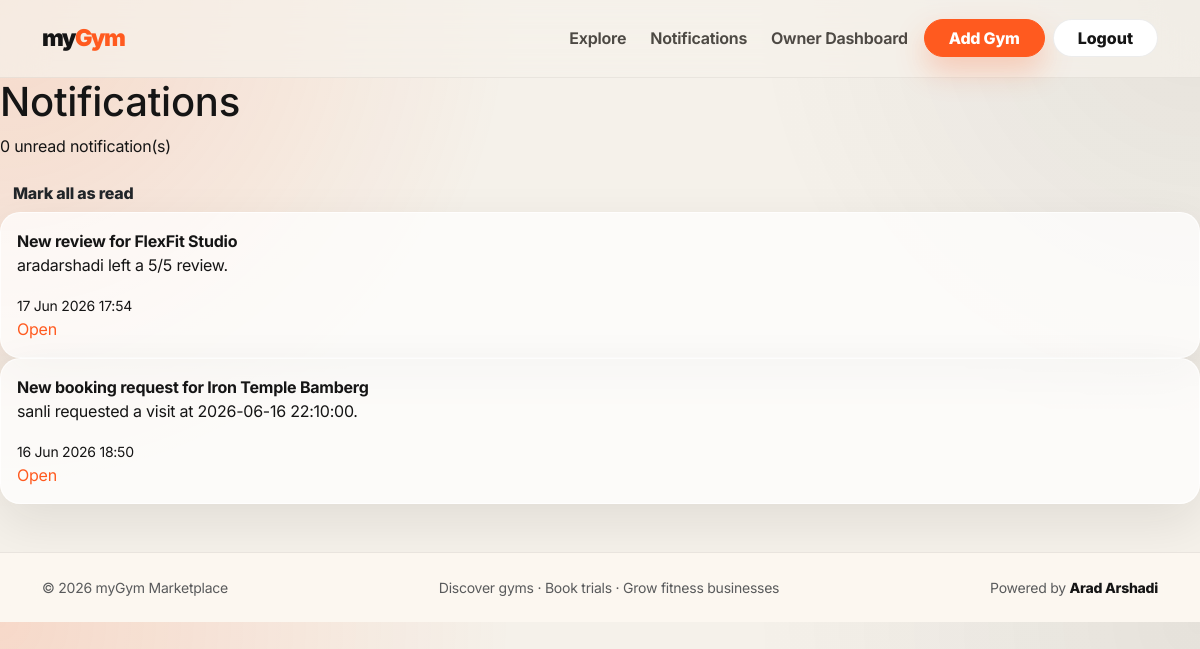
/notifications/ (signed in), run on the app's committed database.
### apps/notifications/models.py (models this page shows, shortened)
class Notification(models.Model):
    class Kind(models.TextChoices):
        SYSTEM = 'SYSTEM', 'System'
        BOOKING = 'BOOKING', 'Booking'
        REVIEW = 'REVIEW', 'Review'
        GYM = 'GYM', 'Gym'
    recipient = models.ForeignKey(settings.AUTH_USER_MODEL, on_delete=models.CASCADE, related_name='notifications')
    sender = models.ForeignKey(settings.AUTH_USER_MODEL, on_delete=models.SET_NULL, null=True, blank=True, related_name='sent_notifications')
    kind = models.CharField(max_length=20, choices=Kind.choices, default=Kind.SYSTEM)
    title = models.CharField(max_length=160)
    message = models.TextField()
    url = models.CharField(max_length=255, blank=True)
    is_read = models.BooleanField(default=False)
    created_at = models.DateTimeField(auto_now_add=True)
    class Meta:
        ordering = ['-created_at']

### apps/notifications/views.py (the view)
# urls.py: path('', views.notification_list, name='notification_list'),
@login_required
def notification_list(request):
    notifications = Notification.objects.filter(recipient=request.user)
    unread_count = notifications.filter(is_read=False).count()
    return render(request, 'notifications/notification_list.html', {
        'notifications': notifications,
        'unread_count': unread_count,
    })

### templates/notifications/notification_list.html
{% extends 'base.html' %}
{% block content %}
<h1>Notifications</h1>
<p>{{ unread_count }} unread notification(s)</p>
<a class="btn" href="{% url 'mark_all_notifications_read' %}">Mark all as read</a>
<div class="notification-list">
  {% for notification in notifications %}
    <article class="notification-card {% if not notification.is_read %}unread{% endif %}">
      <div>
        <strong>{{ notification.title }}</strong>
        <p>{{ notification.message }}</p>
        <small>{{ notification.created_at|date:'d M Y H:i' }}</small>
      </div>
      <a href="{% url 'mark_notification_read' notification.id %}">Open</a>
    </article>
  {% empty %}
    <p>No notifications yet.</p>
  {% endfor %}
</div>
{% endblock %}

### static/css/style.css (style rules this page uses)
:root { --bg-main:#f5f1ea; --bg-soft:#fffaf3; --text-main:#151515; --text-muted:#756f67; --primary:#ff5a1f; --primary-dark:#e94712; --secondary:#111111; --glass:rgba(255,255,255,.62); --glass-strong:rgba(255,255,255,.78); --glass-border:rgba(255,255,255,.55); --line:rgba(21,21,21,.08); --shadow:0 32px 90px rgba(24,18,12,.14); --shadow-soft:0 18px 50px rgba(24,18,12,.09); --radius-xl:34px; --radius-lg:24px; }
* { box-sizing:border-box }
body { background: radial-gradient(circle at top left, rgba(255,90,31,.16), transparent 32rem), radial-gradient(circle at top right, rgba(17,17,17,.07), transparent 28rem), var(--bg-main);color:var(--text-main);font-family:Inter,ui-sans-serif,system-ui,-apple-system,BlinkMacSystemFont,"Segoe UI",sans-serif;letter-spacing:-.015em }
a { color:var(--primary);text-decoration:none }
.btn { font-weight:800 }
.notification-card { background:rgba(255,255,255,.72);border:1px solid rgba(255,255,255,.72);border-radius:1.25rem;padding:1rem;box-shadow:var(--shadow-soft) }

### data on the page
Notification: title "New review for FlexFit Studio", message "aradarshadi left a 5/5 review.", created_at "17 Jun 2026 17:54"
Notification: title "New booking request for Iron Temple Bamberg", message "sanli requested a visit at 2026-06-16 22:10:00.", created_at "16 Jun 2026 18:50"

### other printed values
{{ unread_count }} "0"
